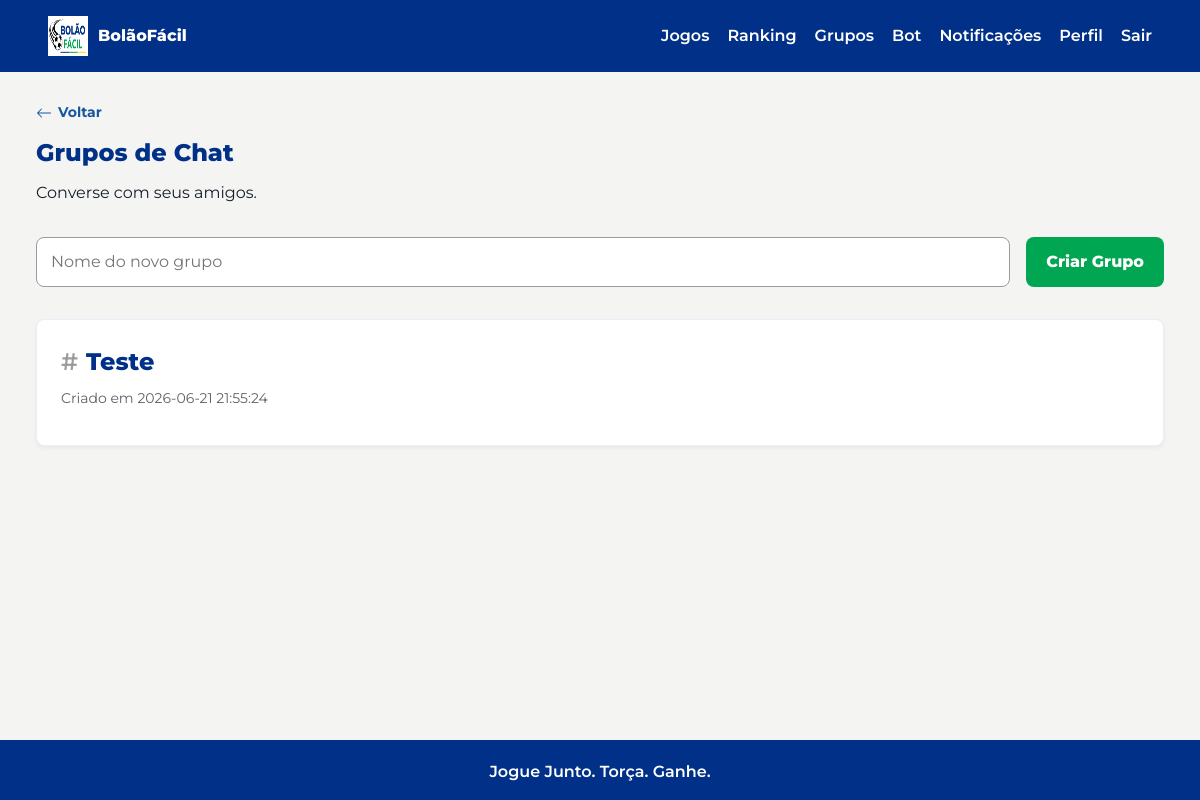
/chat/grupos (signed in), run on an earlier commit of the app's database.
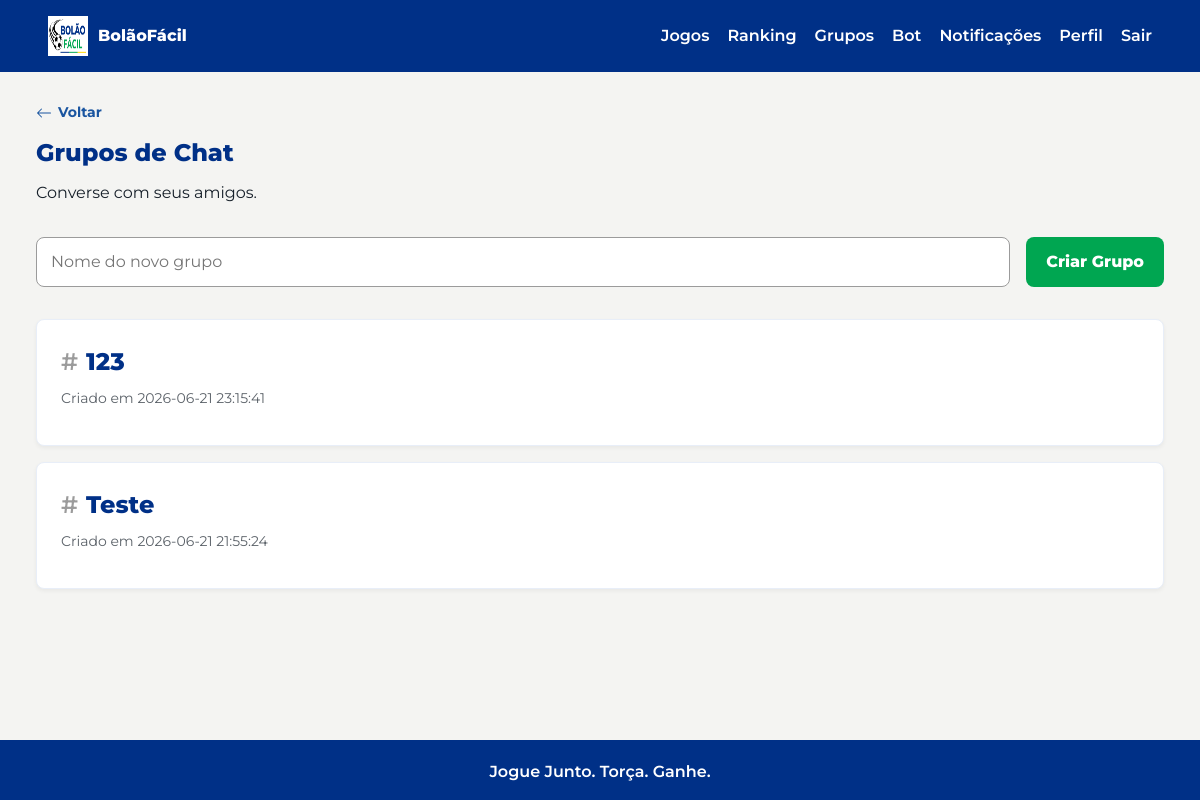
And on a later commit of the database.
### tables this page shows
CREATE TABLE chat_groups (
            id INTEGER PRIMARY KEY AUTOINCREMENT,
            name TEXT NOT NULL,
            created_by INTEGER NOT NULL,
            created_at TEXT NOT NULL DEFAULT CURRENT_TIMESTAMP,
            FOREIGN KEY (created_by) REFERENCES users(id) ON DELETE CASCADE
        );

### controllers/chat_controller.py (the view)
@chat_bp.route("/chat/grupos", methods=["GET"])
@login_required
def list_groups():
    groups = ChatGroup.list_for_user(current_user.id)
    return render_template("chat/grupos.html", groups=groups)

### app.py (called while the page is built)
def get_db():
    if "db" not in g:
        database_url = current_app_config()["DATABASE_URL"]
        database_path = Path(database_url)
        database_path.parent.mkdir(parents=True, exist_ok=True)
        g.db = sqlite3.connect(database_path)
        g.db.row_factory = sqlite3.Row
        g.db.execute("PRAGMA foreign_keys = ON")
    return g.db

def current_app_config():
    from flask import current_app
    return current_app.config

@login_manager.user_loader
def load_user(user_id):
    return User.get_by_id(user_id)

### models/chat.py (called while the page is built)
def _db():
    from app import get_db
    return get_db()

    @staticmethod
    def list_for_user(user_id):
        return _db().execute(
            """
            SELECT cg.* FROM chat_groups cg
            JOIN chat_group_members cgm ON cgm.group_id = cg.id
            WHERE cgm.user_id = ?
            ORDER BY cg.created_at DESC
            """,
            (user_id,)
        ).fetchall()

### models/user.py (called while the page is built)
def _db():
    from app import get_db
    return get_db()

    @property
    def is_admin(self):
        return self.role == "admin"

### utils/csrf.py (called while the page is built)
def generate_csrf_token() -> str:
    if _CSRF_KEY not in session:
        session[_CSRF_KEY] = secrets.token_hex(32)
    return session[_CSRF_KEY]

### templates/chat/grupos.html (shortened to what this page needs)
{% extends "base.html" %}
{% block content %}
<section class="content-head">
  <a href="javascript:history.back()" class="back-link">
    <svg width="16" height="16" fill="currentColor" viewBox="0 0 16 16"><path fill-rule="evenodd" d="M15 8a.5.5 0 0 0-.5-.5H2.707l3.147-3.146a.5.5 0 1 0-.708-.708l-4 4a.5.5 0 0 0 0 .708l4 4a.5.5 0 0 0 .708-.708L2.707 8.5H14.5A.5.5 0 0 0 15 8z"/></svg>
    Voltar
  </a>
  <h1>Grupos de Chat</h1>
  <p>Converse com seus amigos.</p>
</section>
<section style="margin-top: 2rem;">
  <form id="create-group-form" style="display: flex; gap: 1rem; margin-bottom: 2rem;">
    <input type="text" id="group-name" placeholder="Nome do novo grupo" required>
    <button type="submit" class="button-primary">Criar Grupo</button>
  </form>
  <div class="groups-list" style="display: grid; gap: 1rem;">
    {% for group in groups %}
      <a href="{{ url_for('chat.group_chat', group_id=group.id) }}" class="card" style="text-decoration: none; color: inherit; background: var(--white); border: 1px solid var(--blue-light); border-radius: 8px; padding: 1.5rem; display: block; transition: transform 0.2s, background 0.2s; box-shadow: 0 2px 4px rgba(0,0,0,0.05);">
        <h2 style="display: flex; align-items: center; gap: 0.5rem; margin-bottom: 0.5rem; color: var(--blue-dark); font-weight: 800;">
          <span style="color: var(--gray-dark); font-weight: 600;">#</span>{{ group.name }}
        </h2>
        <p style="opacity: 0.7; font-size: 0.875rem;">Criado em {{ group.created_at }}</p>
      </a>
    {% else %}
      <div class="empty-state">Você ainda não participa de nenhum grupo.</div>
    {% endfor %}
  </div>
</section>
{% endblock %}

What changed in the data, as far as the page shows it:
added chat_groups: name "123", created_at "2026-06-21 23:15:41"
